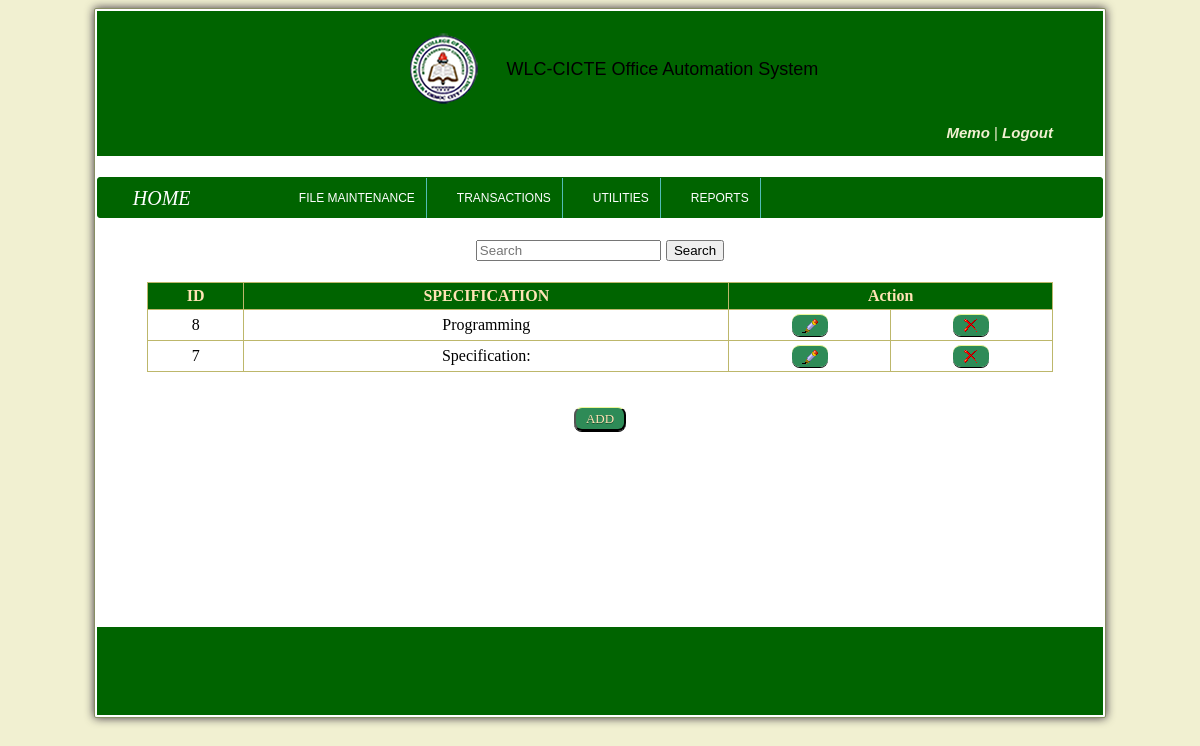
/AdminLogin/specification/specificationmain.php (signed in), run on the app's committed database.
### tables this page shows
CREATE TABLE IF NOT EXISTS `specification` (
  `specification_id` int(23) NOT NULL auto_increment,
  `specification` varchar(33) NOT NULL,
  PRIMARY KEY  (`specification_id`)
);

### AdminLogin/specification/specificationmain.php (the view, shortened to what this page needs)
<!DOCTYPE html>
		<html lang="en">
		<head>
			<link href="../../style.css" rel="stylesheet" type="text/css" />
		</head>
		<body>
       <?php include('../../menu/nav2.php');?>
<br/>
<center>
<form action="specificationmain.php" method="POST">
					<input name="search" PlaceHolder="Search" />
					<input type="submit" name="button" value="Search" />
				</form><br/>
<table class='menu_tab2' rules="all" width="90%"  border="1">
		 <thead>
							<tr>
								<th> ID </th>
								<th> SPECIFICATION </th>
								<th colspan="2"> Action </th>
							</tr>
		 </thead>
		 <tbody>
	<?php
$search=$_POST['search'];
if($_POST['button']){
$result=mysql_query("SELECT * FROM specification WHERE specification_id OR specification = '$search' ORDER BY specification_id");
}else{
$result=mysql_query("SELECT * FROM specification");
}
while($rows = mysql_fetch_assoc($result)){
?>
<tr align="center">
<td><?php echo $rows['specification_id']?></td>
<td><?php echo $rows['specification']?></td>
<td><a href="updatespecification.php?specification_id=<?php echo $rows['specification_id']?>"><img class='button' src="../images/b_edit.png"></img></a></td>
<td><a href="specificationdelete.php?specification_id=<?php echo $rows['specification_id']?>" onclick="return confirm('are you sure you want delete this record!')"><img class='button' src="../images/b_drop.png"></img></a></td>
</tr>
<?php
}
?>
	 </tbody>
</table>
<div align='center'class='menu_nav3'>
<br/>
<a style="text-decoration:none;" href='specificationadd.php'/><input class='button' type="button" value="ADD"/></a>
</div>
</center>
<p><h2>&nbsp;</h2>
		</p>
		<footer>
			<div class="section">
				<p>
				</p>
			</div>
		</footer>
	</div>
</body>
</html>

### style.css (style rules this page uses)
body { background: #F1F0D1; font-family: Verdana, Tahoma, Arial, sans-serif; font-size: 18px; overflow: auto; }
h1, h2, h3 { text-align: center; padding-left: 1%; color:orange; }
p { padding: 2%; color:#878E63; }
img { text-align: center; max-width: 100%; height: auto; width: auto; }
.section { width: 29%; float: left; margin: 2% 2%; text-align: center; }
footer { background: DarkGreen; width: fixed; overflow: hidden; }
footer p, footer h3 { color: DarkGreen; }
.menu_tab2 { margin:0 0 10px; padding:1px; border:0px solid DarkKhaki; background:DarkGreen; }
.menu_tab2 tr { margin:0 0 10px; padding:4px; border:1px solid DarkKhaki; font-family:Calibri; font-size:16px; background:DarkGreen; }
.menu_tab2 tr th { margin:0 0 10px; padding:4px; font-family:Calibri; color: Moccasin; border:1px solid DarkKhaki; background:DarkGreen; }
.menu_tab2 td { margin:0 0 10px; padding:4px; background:White; float:center; }
.menu_nav3 { margin:0 0 10px; padding:4px; border:0; background:White; }

### button.css (style rules this page uses)
.button { border-top: 1px solid #e9f797; background: #2E8B57; background: -webkit-gradient(linear, left top, left bottom, from(#2E8B57), to(#2E8B57)); background: -webkit-linear-gradient(top, #2E8B57, #2E8B57); background: -moz-linear-gradient(top, #2E8B57, #2E8B57); background: -ms-linear-gradient(top, #2E8B57, #2E8B57); background: -o-linear-gradient(top, #2E8B57, #2E8B57); padding: 2.5px 10px; -webkit-border-radius: 8px; -moz-border-radius: 8px; border-radius: 8px; -webkit-box-shadow: rgba(0,0,0,1) 0 1px 0; -moz-box-shadow: rgba(0,0,0,1) 0 1px 0; box-shadow: rgba(0,0,0,1) 0 1px 0; text-shadow: rgba(0,0,0,.4) 0 1px 0; color: moccasin; font-size: 13px; font-family: Georgia, Serif; text-decoration: none; vertical-align: middle; }

### data on the page
specification: specification_id "8", specification "Programming"
specification: specification_id "7", specification "Specification:"
